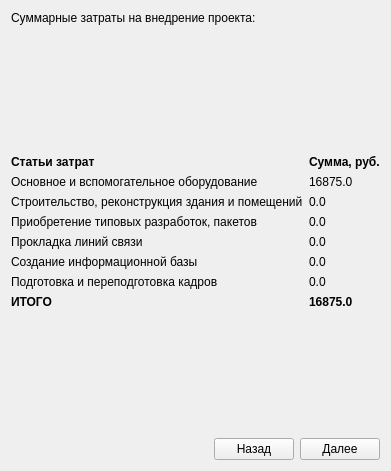
      <widget class="QWidget" name="tab_16">
       <attribute name="title">
        <string>РеализацияИтог</string>
       </attribute>
       <layout class="QVBoxLayout" name="verticalLayout_14">
        <item>
         <widget class="QLabel" name="label_26">
          <property name="text">
           <string>Суммарные затраты на внедрение проекта:</string>
          </property>
         </widget>
        </item>
        <item>
         <spacer name="verticalSpacer_12">
          <property name="orientation">
           <enum>Qt::Vertical</enum>
          </property>
          <property name="sizeHint" stdset="0">
           <size>
            <width>20</width>
            <height>124</height>
           </size>
          </property>
         </spacer>
        </item>
        <item>
         <layout class="QGridLayout" name="gridLayout_29">
          <item row="0" column="0">
           <widget class="QLabel" name="label_146">
            <property name="font">
             <font>
              <weight>75</weight>
              <bold>true</bold>
             </font>
            </property>
            <property name="text">
             <string>Статьи затрат</string>
            </property>
           </widget>
          </item>
          <item row="1" column="0">
           <widget class="QLabel" name="label_179">
            <property name="text">
             <string>Основное и вспомогательное оборудование</string>
            </property>
           </widget>
          </item>
          <item row="3" column="0">
           <widget class="QLabel" name="label_180">
            <property name="text">
             <string>Приобретение типовых разработок, пакетов</string>
            </property>
           </widget>
          </item>
          <item row="2" column="0">
           <widget class="QLabel" name="label_181">
            <property name="text">
             <string>Строительство, реконструкция здания и помещений</string>
            </property>
           </widget>
          </item>
          <item row="4" column="0">
           <widget class="QLabel" name="label_182">
            <property name="text">
             <string>Прокладка линий связи</string>
            </property>
           </widget>
          </item>
          <item row="5" column="0">
           <widget class="QLabel" name="label_183">
            <property name="text">
             <string>Создание информационной базы</string>
            </property>
           </widget>
          </item>
          <item row="1" column="1">
           <widget class="QLabel" name="label_184">
            <property name="text">
             <string>16875.0</string>
            </property>
           </widget>
          </item>
          <item row="6" column="0">
           <widget class="QLabel" name="label_185">
            <property name="text">
             <string>Подготовка и переподготовка кадров</string>
            </property>
           </widget>
          </item>
          <item row="7" column="0">
           <widget class="QLabel" name="label_186">
            <property name="font">
             <font>
              <weight>75</weight>
              <bold>true</bold>
             </font>
            </property>
            <property name="text">
             <string>ИТОГО</string>
            </property>
           </widget>
          </item>
          <item row="2" column="1">
           <widget class="QLabel" name="label_187">
            <property name="text">
             <string>0.0</string>
            </property>
           </widget>
          </item>
          <item row="4" column="1">
           <widget class="QLabel" name="label_188">
            <property name="text">
             <string>0.0</string>
            </property>
           </widget>
          </item>
          <item row="3" column="1">
           <widget class="QLabel" name="label_189">
            <property name="text">
             <string>0.0</string>
            </property>
           </widget>
          </item>
          <item row="5" column="1">
           <widget class="QLabel" name="label_190">
            <property name="text">
             <string>0.0</string>
            </property>
           </widget>
          </item>
          <item row="6" column="1">
           <widget class="QLabel" name="label_191">
            <property name="text">
             <string>0.0</string>
            </property>
           </widget>
          </item>
          <item row="7" column="1">
           <widget class="QLabel" name="label_192">
            <property name="font">
             <font>
              <weight>75</weight>
              <bold>true</bold>
             </font>
            </property>
            <property name="text">
             <string>16875.0</string>
            </property>
           </widget>
          </item>
          <item row="0" column="1">
           <widget class="QLabel" name="label_147">
            <property name="font">
             <font>
              <weight>75</weight>
              <bold>true</bold>
             </font>
            </property>
            <property name="text">
             <string>Сумма, руб.</string>
            </property>
           </widget>
          </item>
         </layout>
        </item>
        <item>
         <spacer name="verticalSpacer_13">
          <property name="orientation">
           <enum>Qt::Vertical</enum>
          </property>
          <property name="sizeHint" stdset="0">
           <size>
            <width>20</width>
            <height>123</height>
           </size>
          </property>
         </spacer>
        </item>
        <item>
         <layout class="QHBoxLayout" name="horizontalLayout_21">
          <item>
           <spacer name="horizontalSpacer_2">
            <property name="orientation">
             <enum>Qt::Horizontal</enum>
            </property>
            <property name="sizeHint" stdset="0">
             <size>
              <width>40</width>
              <height>20</height>
             </size>
            </property>
           </spacer>
          </item>
          <item>
           <widget class="QPushButton" name="pushButton_42">
            <property name="text">
             <string>Назад</string>
            </property>
           </widget>
          </item>
          <item>
           <widget class="QPushButton" name="pushButton_41">
            <property name="text">
             <string>Далее</string>
            </property>
           </widget>
          </item>
         </layout>
        </item>
       </layout>
      </widget>
